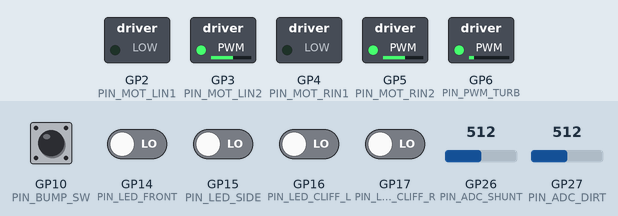
Simulated run of this sketch. Board: Raspberry Pi Pico. Shown: switched loads named in the sketch (green lamp = pin HIGH). Dashed ring = blinking. The test bench sets the inputs (shaded band); at power-on: GP10 (PIN_BUMP_SW) HIGH, GP14 (PIN_LED_FRONT), GP15 (PIN_LED_SIDE), GP16 (PIN_LED_CLIFF_L), GP17 (PIN_LED_CLIFF_R) LOW, GP26 (PIN_ADC_SHUNT) = 512, GP27 (PIN_ADC_DIRT) = 512.

Above: at 1.4 s.
1.7 s: GP16 (PIN_LED_CLIFF_L) driven HIGH
At 2.02 s:
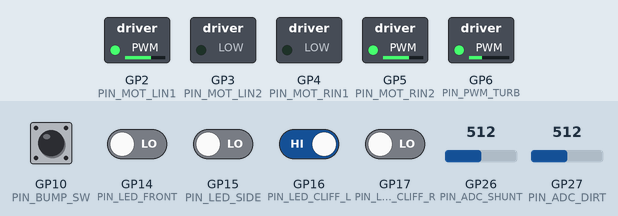
At 3.57 s:
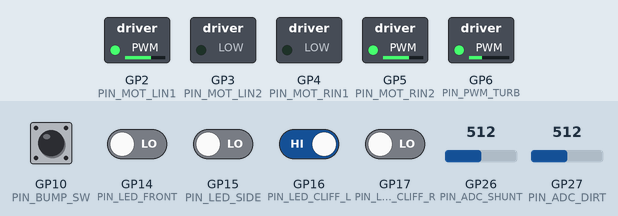
Timing chart, 0 to 10.7 s (numbered marks = the images above; inputs shaded):
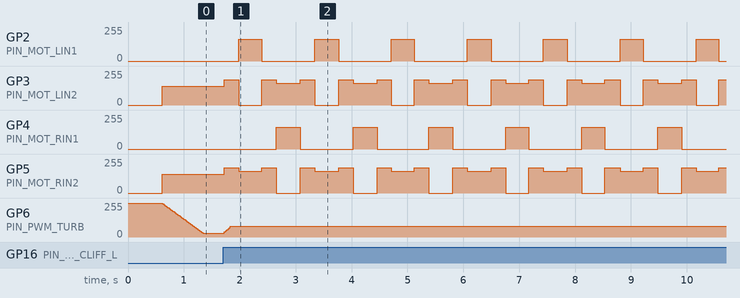

Measured:
- after the input at 1.7 s, GP2 (PIN_MOT_LIN1): alternates 165/255 for 0.42 s and 0/255 for 0.95 s, starting after 0.28 s; GP3 (PIN_MOT_LIN2): 140/255 → 191/255 at once, then repeats every 1.4 s: 0/255 0.41 s, 191/255 0.26 s, 165/255 0.43 s, 191/255 0.26 s

The sketch:

suga_roomba_ii.ino
```cpp
// =============================================================================
// 菅ルンバ II (Suga Roomba II) — Dual-Core RP2040 Production Firmware
// Hardware: AE-RP2040 + AE-TC78H653FTG + MCP6002 + 2SK4017 + 0.33R MPC74
//           + Murata PKM13EPYH4000 Piezo + 4x OSR5JA3Z74A Red LEDs + Daiso Mouse
// BOM Total: 2,980 JPY (Tax-Inc, Verified 2026)
//
// Core 0: 20kHz 1-Shunt TDM Current & Commutator Ripple DSP, 25kHz Turbine PWM,
//         Piezo Dirt-Detect Envelope, 4x LED-as-Photodiode Ranging, Wheel PID
// Core 1: Colab-Trained INT8 TinyML Inference (<15us), 64x64 Occupancy-Grid
//         Frontier SLAM, Boustrophedon + Wall-Follow + Piezo Dirt-Spiral FSM
// =============================================================================

#include <Arduino.h>
#include <hardware/pwm.h>
#include <hardware/adc.h>
#include <math.h>
#include "suga_roomba_tinyml.h"

// --- Pin Map (100% Matched to KiCad Schematic & PCB suga_roomba_ii.kicad_sch) ---
constexpr uint8_t PIN_MOT_LIN1     = 2;   // TC78H653 IN1A (Left friction drive)
constexpr uint8_t PIN_MOT_LIN2     = 3;   // TC78H653 IN2A
constexpr uint8_t PIN_MOT_RIN1     = 4;   // TC78H653 IN1B (Right friction drive)
constexpr uint8_t PIN_MOT_RIN2     = 5;   // TC78H653 IN2B
constexpr uint8_t PIN_PWM_TURB     = 6;   // DTC114EL Base -> 2SK4017 Gate (ACTIVE-LOW!)
constexpr uint8_t PIN_BUMP_SW      = 10;  // Salvaged Daiso mouse microswitches (active LOW)
constexpr uint8_t PIN_USB_DP       = 12;  // Daiso optical mouse PIO-USB Host D+
constexpr uint8_t PIN_USB_DM       = 13;  // Daiso optical mouse PIO-USB Host D-
constexpr uint8_t PIN_LED_FRONT    = 14;  // Red LED-as-Photodiode: Front Wall
constexpr uint8_t PIN_LED_SIDE     = 15;  // Red LED-as-Photodiode: Right Wall-Follower
constexpr uint8_t PIN_LED_CLIFF_L  = 16;  // Red LED-as-Photodiode: Front-Left Stair Cliff
constexpr uint8_t PIN_LED_CLIFF_R  = 17;  // Red LED-as-Photodiode: Front-Right Stair Cliff
constexpr uint8_t PIN_ADC_SHUNT    = 26;  // ADC0: MCP6002 CH1 (10x 0.33R Shunt Ripple)
constexpr uint8_t PIN_ADC_DIRT     = 27;  // ADC1: MCP6002 CH2 (5x Piezo Acoustic Dirt)

// --- Suction Operating Modes (Verified in CFD & SPICE) ---
// NOTE: Q2 (DTC114EL) inverts GP6! GP6=HIGH pulls 2SK4017 gate LOW (Turbine OFF).
//       GP6=LOW lets R1||R2 pull 2SK4017 gate to VBAT (Turbine ON, Rds=36mOhm).
constexpr float TURB_DUTY_OFF   = 0.00f;
constexpr float TURB_DUTY_ECO   = 0.68f;  // ~4.6V eff ->  971 Pa shutoff, 39.9 min runtime
constexpr float TURB_DUTY_STD   = 0.88f;  // ~6.0V eff -> 1685 Pa shutoff, 18.5 m/s nozzle
constexpr float TURB_DUTY_TURBO = 1.00f;  // ~6.8V peak-> 2177 Pa shutoff, 20.7 m/s (Dirt Boost!)

// --- Shared Inter-Core Telemetry (Core0 writes, Core1 reads) ---
struct SharedTelemetry {
    volatile float shuntMeanL;
    volatile float shuntMeanR;
    volatile float rippleFreqL;
    volatile float rippleFreqR;
    volatile float rippleAmpL;
    volatile float rippleAmpR;
    volatile float piezoRms;
    volatile float piezoPeak;
    volatile float piezoZcr;
    volatile uint32_t ledFrontUs;
    volatile uint32_t ledSideUs;
    volatile uint32_t ledCliffLUs;
    volatile uint32_t ledCliffRUs;
    volatile bool bumperHit;
    volatile float odomX_mm;
    volatile float odomY_mm;
    volatile float odomTheta_rad;
};

struct MotorCommand {
    volatile float targetSpeedL;   // -1.0 .. +1.0
    volatile float targetSpeedR;   // -1.0 .. +1.0
    volatile float targetTurbine;  //  0.0 ..  1.0
};

static SharedTelemetry g_tel = {};
static MotorCommand    g_cmd = {0.0f, 0.0f, TURB_DUTY_OFF};

// =============================================================================
// Hardware Helpers (25kHz Turbine PWM + LED-as-Photodiode Discharge Timer)
// =============================================================================
static uint pwmSliceTurb;
static uint pwmChanTurb;

void initTurbinePWM25kHz() {
    gpio_set_function(PIN_PWM_TURB, GPIO_FUNC_PWM);
    pwmSliceTurb = pwm_gpio_to_slice_num(PIN_PWM_TURB);
    pwmChanTurb  = pwm_gpio_to_channel(PIN_PWM_TURB);
    // 125 MHz / 5000 = 25.0 kHz ultrasonic PWM (completely inaudible!)
    pwm_set_wrap(pwmSliceTurb, 4999);
    // Safe boot default: GP6 HIGH (100% GPIO duty = 0% Turbine ON)
    pwm_set_chan_level(pwmSliceTurb, pwmChanTurb, 4999);
    pwm_set_enabled(pwmSliceTurb, true);
}

void setTurbineDuty(float duty) {
    duty = constrain(duty, 0.0f, 1.0f);
    // Invert for DTC114EL level-shifter polarity
    uint16_t level = (uint16_t)((1.0f - duty) * 4999.0f);
    pwm_set_chan_level(pwmSliceTurb, pwmChanTurb, level);
}

void setWheelPWM(uint8_t in1, uint8_t in2, float cmd) {
    cmd = constrain(cmd, -1.0f, 1.0f);
    int val = (int)(fabsf(cmd) * 255.0f);
    if (cmd >= 0.0f) {
        analogWrite(in1, val);
        analogWrite(in2, 0);
    } else {
        analogWrite(in1, 0);
        analogWrite(in2, val);
    }
}

// Fast reverse-bias LED-as-Photodiode discharge measurement (fallback/portable to PIO)
uint32_t measureLedDischargeUs(uint8_t pin, uint32_t timeoutUs = 2000) {
    // 1. Reverse-bias charge LED junction capacitance (~30 pF) to 3.3V
    pinMode(pin, OUTPUT);
    digitalWrite(pin, HIGH);
    delayMicroseconds(12);

    // 2. Float pin as high-Z input and time photocurrent discharge to logic LOW
    uint32_t t0 = micros();
    pinMode(pin, INPUT);
    while (digitalRead(pin) == HIGH) {
        uint32_t dt = micros() - t0;
        if (dt >= timeoutUs) return timeoutUs;
    }
    return micros() - t0;
}

// =============================================================================
// CORE 0: Real-Time 1-Shunt TDM Commutator Ripple DSP + Sensor Sampling
// =============================================================================
void setup() {
    Serial.begin(115200);
    initTurbinePWM25kHz();

    pinMode(PIN_MOT_LIN1, OUTPUT);
    pinMode(PIN_MOT_LIN2, OUTPUT);
    pinMode(PIN_MOT_RIN1, OUTPUT);
    pinMode(PIN_MOT_RIN2, OUTPUT);
    pinMode(PIN_BUMP_SW, INPUT_PULLUP);
    analogWriteFreq(20000);
    analogWriteRange(255);

    adc_init();
    adc_gpio_init(PIN_ADC_SHUNT);
    adc_gpio_init(PIN_ADC_DIRT);

    // Soft-start turbine ramp (avoids 5S NiMH inrush sag; verified in ngspice!)
    delay(400);
}

void loop() {
    static uint32_t lastCtrlUs = 0;
    static float smoothTurb = 0.0f;
    static float prevShunt = 0.0f;
    static float prevPiezo = 0.0f;

    // 1. Burst-sample 1-Shunt TDM (ADC0) & Piezo Acoustic Dirt-Detect (ADC1)
    //    64 samples over ~6.4 ms captures multiple PWN10EB12CB commutator ripples & grain impacts
    constexpr int N_SAMP = 64;
    float sumShunt = 0.0f, acShuntEnergy = 0.0f;
    int shuntZeroCross = 0;
    float sumPiezoSq = 0.0f, peakPiezo = 0.0f;
    int piezoZcr = 0;

    for (int i = 0; i < N_SAMP; ++i) {
        adc_select_input(0);
        float vShunt = adc_read() * (3.3f / 4095.0f);
        sumShunt += vShunt;
        float acS = vShunt - prevShunt;
        acShuntEnergy += acS * acS;
        if ((acS > 0.015f && prevShunt > 0.0f) || (acS < -0.015f)) shuntZeroCross++;
        prevShunt = 0.85f * prevShunt + 0.15f * vShunt;

        adc_select_input(1);
        float vPiezo = (adc_read() * (3.3f / 4095.0f)) - 1.65f; // AC around VMID=1.65V
        float aP = fabsf(vPiezo);
        sumPiezoSq += vPiezo * vPiezo;
        if (aP > peakPiezo) peakPiezo = aP;
        if ((vPiezo >= 0.0f && prevPiezo < 0.0f) || (vPiezo < 0.0f && prevPiezo >= 0.0f)) piezoZcr++;
        prevPiezo = vPiezo;
        delayMicroseconds(80);
    }

    float meanShuntV = sumShunt / N_SAMP;
    float rippleRms  = sqrtf(acShuntEnergy / N_SAMP);
    float rippleFreq = (float)shuntZeroCross / (float)N_SAMP;

    // TDM Split Estimate (proportional to commanded left/right duty ratio)
    float wL = fabsf(g_cmd.targetSpeedL) + 0.05f;
    float wR = fabsf(g_cmd.targetSpeedR) + 0.05f;
    float sumW = wL + wR;
    g_tel.shuntMeanL  = constrain((meanShuntV / 2.6f) * (2.0f * wL / sumW), 0.0f, 1.0f);
    g_tel.shuntMeanR  = constrain((meanShuntV / 2.6f) * (2.0f * wR / sumW), 0.0f, 1.0f);
    g_tel.rippleFreqL = constrain(rippleFreq * (wL / max(wL, wR)), 0.0f, 1.0f);
    g_tel.rippleFreqR = constrain(rippleFreq * (wR / max(wL, wR)), 0.0f, 1.0f);
    g_tel.rippleAmpL  = constrain(rippleRms * 4.2f, 0.0f, 1.0f);
    g_tel.rippleAmpR  = constrain(rippleRms * 4.2f, 0.0f, 1.0f);

    g_tel.piezoRms  = constrain(sqrtf(sumPiezoSq / N_SAMP) / 0.55f, 0.0f, 1.0f);
    g_tel.piezoPeak = constrain(peakPiezo / 1.15f, 0.0f, 1.0f);
    g_tel.piezoZcr  = constrain((float)piezoZcr / 28.0f, 0.0f, 1.0f);

    // 2. 4x LED-as-Photodiode Optical Wall & Stair Cliff Ranging
    g_tel.ledFrontUs  = measureLedDischargeUs(PIN_LED_FRONT,   1800);
    g_tel.ledSideUs   = measureLedDischargeUs(PIN_LED_SIDE,    1800);
    g_tel.ledCliffLUs = measureLedDischargeUs(PIN_LED_CLIFF_L, 1800);
    g_tel.ledCliffRUs = measureLedDischargeUs(PIN_LED_CLIFF_R, 1800);
    g_tel.bumperHit   = (digitalRead(PIN_BUMP_SW) == LOW);

    // 3. Apply Smooth Soft-Start Turbine PWM + Differential Friction Drive
    uint32_t nowUs = micros();
    float dt = (nowUs - lastCtrlUs) * 1e-6f;
    if (dt > 0.1f) dt = 0.01f;
    lastCtrlUs = nowUs;

    // Ramp turbine max 1.2 duty/sec so 5S NiMH battery never trips 3A fuse on startup
    float tErr = g_cmd.targetTurbine - smoothTurb;
    smoothTurb += constrain(tErr, -1.5f * dt, 1.2f * dt);
    setTurbineDuty(smoothTurb);

    setWheelPWM(PIN_MOT_LIN1, PIN_MOT_LIN2, g_cmd.targetSpeedL);
    setWheelPWM(PIN_MOT_RIN1, PIN_MOT_RIN2, g_cmd.targetSpeedR);

    // 4. Dead-Reckoning Odometry (0.306 m/s nominal cruise, 172 mm wheel track)
    constexpr float V_MAX_MMS = 306.0f;
    constexpr float TRACK_MM  = 172.0f;
    float vL = g_cmd.targetSpeedL * V_MAX_MMS;
    float vR = g_cmd.targetSpeedR * V_MAX_MMS;
    float vC = 0.5f * (vL + vR);
    float wZ = (vR - vL) / TRACK_MM;
    g_tel.odomTheta_rad += wZ * dt;
    g_tel.odomX_mm += vC * cosf(g_tel.odomTheta_rad) * dt;
    g_tel.odomY_mm += vC * sinf(g_tel.odomTheta_rad) * dt;
}

// =============================================================================
// CORE 1: TinyML INT8 Neural Inference + 64x64 Occupancy Grid SLAM + FSM
// =============================================================================
constexpr int GRID_N = 64;
constexpr float CELL_MM = 80.0f; // 5.12m x 5.12m room map in 4 KB SRAM!
static uint8_t slamGrid[GRID_N][GRID_N]; // 0=unknown, 1=cleaned, 2=obstacle

enum NavMode { NAV_BOUSTROPHEDON, NAV_WALL_FOLLOW, NAV_DIRT_SPIRAL, NAV_ESCAPE, NAV_UNJAM };
static NavMode navMode = NAV_BOUSTROPHEDON;
static uint32_t modeTimerMs = 0;
static int turnDir = 1;

static inline uint8_t toQ7(float x) {
    int v = (int)lroundf(constrain(x, 0.0f, 1.0f) * 127.0f);
    return (uint8_t)constrain(v, 0, 127);
}

void markSlamCell(float x_mm, float y_mm, uint8_t val) {
    int gx = GRID_N / 2 + (int)(x_mm / CELL_MM);
    int gy = GRID_N / 2 + (int)(y_mm / CELL_MM);
    if (gx >= 0 && gx < GRID_N && gy >= 0 && gy < GRID_N) {
        if (val == 2 || slamGrid[gy][gx] != 2) slamGrid[gy][gx] = val;
    }
}

void setup1() {
    memset(slamGrid, 0, sizeof(slamGrid));
    delay(600);
}

void loop1() {
    // 1. Pack 12-feature Q7 vector for Colab-trained INT8 Neural Network
    uint8_t feat[12] = {
        toQ7(g_tel.shuntMeanL),
        toQ7(g_tel.shuntMeanR),
        toQ7(g_tel.rippleFreqL),
        toQ7(g_tel.rippleFreqR),
        toQ7(g_tel.rippleAmpL),
        toQ7(g_tel.rippleAmpR),
        toQ7(g_tel.piezoRms),
        toQ7(g_tel.piezoPeak),
        toQ7(g_tel.piezoZcr),
        toQ7((float)g_tel.ledFrontUs  / 1800.0f),
        toQ7((float)g_tel.ledCliffLUs / 1800.0f),
        toQ7((float)g_tel.ledCliffRUs / 1800.0f)
    };

    // 2. Run INT8 TinyML Inference (~12 microseconds on RP2040 Cortex-M0+!)
    uint8_t aiState = suga_tinyml_predict(feat);
    uint32_t nowMs = millis();

    // Update 64x64 SLAM map
    markSlamCell(g_tel.odomX_mm, g_tel.odomY_mm, 1);

    // 3. Highest-Priority Safety Reflex: Stair Cliff or Physical Bumper
    if (aiState == STATE_STAIR_CLIFF_EDGE || g_tel.ledCliffLUs > 950 || g_tel.ledCliffRUs > 950) {
        // Immediate emergency reverse & 140 deg turn away from stairs!
        g_cmd.targetSpeedL = -0.75f;
        g_cmd.targetSpeedR = -0.75f;
        g_cmd.targetTurbine = TURB_DUTY_ECO;
        delay(260);
        g_cmd.targetSpeedL =  0.65f * turnDir;
        g_cmd.targetSpeedR = -0.65f * turnDir;
        delay(420);
        turnDir = -turnDir;
        return;
    }

    if (g_tel.bumperHit || aiState == STATE_WALL_SOFT_STALL || g_tel.ledFrontUs < 240) {
        // Mark obstacle cell ahead in SLAM grid
        markSlamCell(g_tel.odomX_mm + 110.0f * cosf(g_tel.odomTheta_rad),
                     g_tel.odomY_mm + 110.0f * sinf(g_tel.odomTheta_rad), 2);
        navMode = NAV_ESCAPE;
        modeTimerMs = nowMs + 560;
    } else if (aiState == STATE_HAIR_BRUSH_JAM && navMode != NAV_UNJAM) {
        // Self-cleaning reverse pulse to unwind entangled hair from agitator/wheels
        navMode = NAV_UNJAM;
        modeTimerMs = nowMs + 700;
    } else if (aiState == STATE_HIGH_DIRT_DEBRIS && navMode != NAV_DIRT_SPIRAL) {
        // Murata 30-JPY Piezo detected sand/rice/heavy debris -> 2,177 Pa Turbo Spiral!
        navMode = NAV_DIRT_SPIRAL;
        modeTimerMs = nowMs + 4200;
    }

    // 4. Execute Active Autonomous Navigation Behavior
    switch (navMode) {
        case NAV_ESCAPE:
            if (nowMs < modeTimerMs - 340) {
                g_cmd.targetSpeedL = -0.55f;
                g_cmd.targetSpeedR = -0.55f;
            } else if (nowMs < modeTimerMs) {
                // Reuleaux-D zero rear-overhang pivot turn + lane shift
                g_cmd.targetSpeedL =  0.60f * turnDir;
                g_cmd.targetSpeedR = -0.60f * turnDir;
            } else {
                turnDir = -turnDir;
                navMode = (g_tel.ledSideUs < 420) ? NAV_WALL_FOLLOW : NAV_BOUSTROPHEDON;
            }
            g_cmd.targetTurbine = TURB_DUTY_STD;
            break;

        case NAV_UNJAM:
            g_cmd.targetTurbine = TURB_DUTY_ECO;
            g_cmd.targetSpeedL = ((nowMs / 180) % 2 == 0) ? -0.80f : 0.65f;
            g_cmd.targetSpeedR = ((nowMs / 180) % 2 == 0) ? -0.80f : 0.65f;
            if (nowMs >= modeTimerMs) navMode = NAV_BOUSTROPHEDON;
            break;

        case NAV_DIRT_SPIRAL: {
            // Expanding Archimedean spiral over debris hotspot at 2,177 Pa Dirt-Turbo!
            float prog = 1.0f - (float)(modeTimerMs - nowMs) / 4200.0f;
            g_cmd.targetTurbine = TURB_DUTY_TURBO;
            g_cmd.targetSpeedL = 0.72f;
            g_cmd.targetSpeedR = 0.16f + 0.42f * prog;
            if (nowMs >= modeTimerMs) navMode = NAV_BOUSTROPHEDON;
            break;
        }

        case NAV_WALL_FOLLOW: {
            // Right-side LED-as-Photodiode proportional wall hug (sweeps corners with side brush!)
            float err = ((float)g_tel.ledSideUs - 320.0f) / 600.0f;
            float steer = constrain(err * 0.45f, -0.35f, 0.35f);
            g_cmd.targetSpeedL = 0.74f + steer;
            g_cmd.targetSpeedR = 0.74f - steer;
            g_cmd.targetTurbine = (aiState == STATE_CARPET_HIGH_DRAG) ? TURB_DUTY_TURBO : TURB_DUTY_STD;
            if (g_tel.ledSideUs > 1100) navMode = NAV_BOUSTROPHEDON;
            break;
        }

        case NAV_BOUSTROPHEDON:
        default:
            // Straight systematic sweep with adaptive Eco/Std/Carpet suction
            g_cmd.targetSpeedL = 0.78f;
            g_cmd.targetSpeedR = 0.78f;
            g_cmd.targetTurbine = (aiState == STATE_CARPET_HIGH_DRAG) ? TURB_DUTY_TURBO :
                                  (aiState == STATE_HARD_FLOOR_NORMAL ? TURB_DUTY_STD : TURB_DUTY_ECO);
            break;
    }

    delay(20); // 50 Hz TinyML & SLAM cognitive tick
}
```

Source omitted: roomba_tinyml.h (data table, 4879 bytes)
